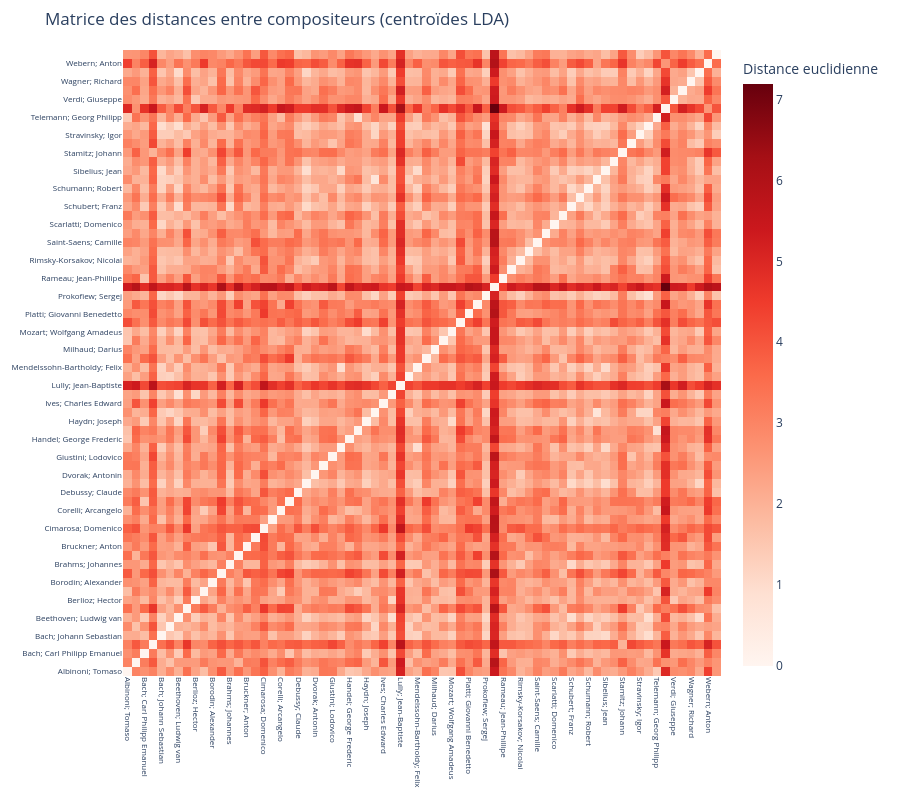

Write notebook code for a chart like this one.
### Markdown cell above
## Extraction des centroïdes

### Code cell
scaler = StandardScaler()
X_scaled = scaler.fit_transform(X)
le = LabelEncoder()
y_encoded = le.fit_transform(y)
class_names = le.classes_
n_classes = len(class_names)
lda_dim = 9
n_neighbors = 4
n_splits = 5
pca_dim = 100
random_state = 42
pca = PCA(n_components=pca_dim, random_state=random_state)
X_pca = pca.fit_transform(X_scaled)
lda = LinearDiscriminantAnalysis(n_components=dim, solver='eigen', shrinkage='auto')
X_lda = lda.fit_transform(X_pca, y_encoded)
dico_centroids = {}
for cls in range(n_classes):
    composer = class_names[cls]
    class_points = X_lda[y_encoded == cls]
    centroid = class_points.mean(axis=0)
    dico_centroids[composer] = centroid

# Calcul de la matrice des distances euclidiennes entre centroïdes
centroid_matrix = np.vstack([dico_centroids[composer] for composer in class_names])
distance_matrix = pairwise_distances(centroid_matrix, metric='euclidean')


fig = go.Figure(data=go.Heatmap(
    z=distance_matrix,
    x=class_names,
    y=class_names,
    colorscale='Reds',
    colorbar=dict(title='Distance euclidienne'),
    hovertemplate='De %{y}<br>à %{x}<br>Distance: %{z:.2f}<extra></extra>',
))

fig.update_layout(
    title="Matrice des distances entre compositeurs (centroïdes LDA)",
    xaxis=dict(tickangle=90, tickfont=dict(size=8)),
    yaxis=dict(tickfont=dict(size=8)),
    width=900,
    height=800,
    margin=dict(l=100, b=100, t=50, r=50)
)
fig.show()

### Figure 1 — Plotly figure (JSON) as saved in the notebook; plotly's stock layout.template omitted (floating-point values rounded to 4 significant figures; data arrays with more than 128 entries replaced by an {"elided": "..."} marker saying what was removed)
{"data": [{"colorbar": {"title": {"text": "Distance euclidienne"}}, "colorscale": [[0, "rgb(255,245,240)"], [0.125, "rgb(254,224,210)"], [0.25, "rgb(252,187,161)"], [0.375, "rgb(252,146,114)"], [0.5, "rgb(251,106,74)"], [0.625, "rgb(239,59,44)"], [0.75, "rgb(203,24,29)"], [0.875, "rgb(165,15,21)"], [1, "rgb(103,0,13)"]], "hovertemplate": "De %{y}<br>à %{x}<br>Distance: %{z:.2f}<extra></extra>", "type": "heatmap", "x": ["Albinoni; Tomaso", "Antheil; George", "Bach; Carl Philipp Emanuel", "Bach; Johann Christian", "Bach; Johann Sebastian", "Bartok; Bela", "Beethoven; Ludwig van", "Berg; Alban", "Berlioz; Hector", "Boccherini; Luigi Rodolofo", "Borodin; Alexander", "Boulez; Pierre", "Brahms; Johannes", "Britten; Benjamin", "Bruckner; Anton", "Chopin; Frederic", "Cimarosa; Domenico", "Clementi; Muzio", "Corelli; Arcangelo", "Couperin; Francois", "Debussy; Claude", "Dussek; Jan Ladislav", "Dvorak; Antonin", "Faure; Gabriel", "Giustini; Lodovico", "Grieg; Edvard", "Handel; George Frederic", "Haydn; Johann Michael", "Haydn; Joseph", "Hindemith; Paul", "Ives; Charles Edward", "Liszt; Franz", "Lully; Jean-Baptiste", "Mahler; Gustav", "Mendelssohn-Bartholdy; Felix", "Messiaen; Olivier", "Milhaud; Darius", "Mozart; Leopold", "Mozart; Wolfgang Amadeus", "Mussorgsky; Modest", "Platti; Giovanni Benedetto", "Pleyel; Ignace Joseph", "Prokofiew; Sergej", "Purcell; Henry", "Rameau; Jean-Phillipe", "Ravel; Maurice", "Rimsky-Korsakov; Nicolai", "Rossini; Gioacchino", "Saint-Saens; Camille", "Salieri; Antonio", "Scarlatti; Domenico", "Schoenberg; Arnold", "Schubert; Franz", "Schumann; Clara", "Schumann; Robert", "Shostakovich; Dmitri", "Sibelius; Jean", "Smetana; Bedrich", "Stamitz; Johann", "Strauss; Richard", "Stravinsky; Igor", "Tchaikovsky; Peter Iljitsch", "Telemann; Georg Philipp", "Varese; Edgar", "Verdi; Giuseppe", "Vivaldi; Antonio", "Wagner; Richard", "Weber; Carl Maria von", "Webern; Anton", "Weill; Kurt"], "y": ["Albinoni; Tomaso", "Antheil; George", "Bach; Carl Philipp Emanuel", "Bach; Johann Christian", "Bach; Johann Sebastian", "Bartok; Bela", "Beethoven; Ludwig van", "Berg; Alban", "Berlioz; Hector", "Boccherini; Luigi Rodolofo", "Borodin; Alexander", "Boulez; Pierre", "Brahms; Johannes", "Britten; Benjamin", "Bruckner; Anton", "Chopin; Frederic", "Cimarosa; Domenico", "Clementi; Muzio", "Corelli; Arcangelo", "Couperin; Francois", "Debussy; Claude", "Dussek; Jan Ladislav", "Dvorak; Antonin", "Faure; Gabriel", "Giustini; Lodovico", "Grieg; Edvard", "Handel; George Frederic", "Haydn; Johann Michael", "Haydn; Joseph", "Hindemith; Paul", "Ives; Charles Edward", "Liszt; Franz", "Lully; Jean-Baptiste", "Mahler; Gustav", "Mendelssohn-Bartholdy; Felix", "Messiaen; Olivier", "Milhaud; Darius", "Mozart; Leopold", "Mozart; Wolfgang Amadeus", "Mussorgsky; Modest", "Platti; Giovanni Benedetto", "Pleyel; Ignace Joseph", "Prokofiew; Sergej", "Purcell; Henry", "Rameau; Jean-Phillipe", "Ravel; Maurice", "Rimsky-Korsakov; Nicolai", "Rossini; Gioacchino", "Saint-Saens; Camille", "Salieri; Antonio", "Scarlatti; Domenico", "Schoenberg; Arnold", "Schubert; Franz", "Schumann; Clara", "Schumann; Robert", "Shostakovich; Dmitri", "Sibelius; Jean", "Smetana; Bedrich", "Stamitz; Johann", "Strauss; Richard", "Stravinsky; Igor", "Tchaikovsky; Peter Iljitsch", "Telemann; Georg Philipp", "Varese; Edgar", "Verdi; Giuseppe", "Vivaldi; Antonio", "Wagner; Richard", "Weber; Carl Maria von", "Webern; Anton", "Weill; Kurt"], "z": {"elided": "70x70 float values"}}], "layout": {"height": 800, "margin": {"b": 100, "l": 100, "r": 50, "t": 50}, "title": {"text": "Matrice des distances entre compositeurs (centroïdes LDA)"}, "width": 900, "xaxis": {"tickangle": 90, "tickfont": {"size": 8}}, "yaxis": {"tickfont": {"size": 8}}}}
